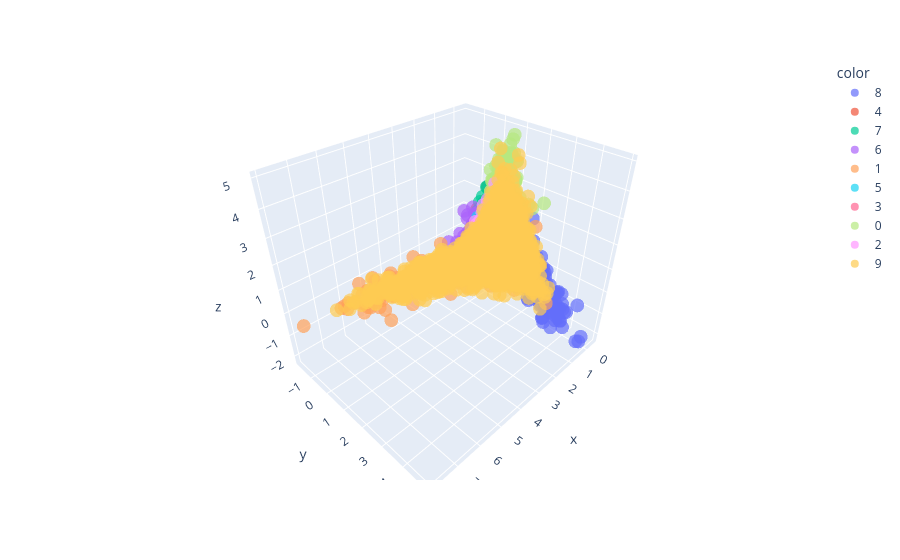

Notebook source saved alongside this figure:
### Code cell
test_cifar9_features_p_with_target_p = np.vstack((test_cifar9_features_p, train_target_p))
test_cifar9_gt_preds_with_target = np.concatenate((test_cifar9_gt_preds, train_target_gt_preds))

print(f"Проецирование всех test данных c target классом ({target}):")
plot_embedding_3d(test_cifar9_features_p_with_target_p, test_cifar9_gt_preds_with_target.astype(str))

### Figure 1 — Plotly figure (JSON) as saved in the notebook; plotly's stock layout.template omitted (floating-point values rounded to 4 significant figures; data arrays with more than 128 entries replaced by an {"elided": "..."} marker saying what was removed)
{"data": [{"hovertemplate": "color=8<br>x=%{x}<br>y=%{y}<br>z=%{z}<extra></extra>", "legendgroup": "8", "marker": {"color": "#636efa", "opacity": 0.7, "symbol": "circle"}, "mode": "markers", "name": "8", "scene": "scene", "showlegend": true, "type": "scatter3d", "x": {"elided": "267 float values"}, "y": {"elided": "267 float values"}, "z": {"elided": "267 float values"}}, {"hovertemplate": "color=4<br>x=%{x}<br>y=%{y}<br>z=%{z}<extra></extra>", "legendgroup": "4", "marker": {"color": "#EF553B", "opacity": 0.7, "symbol": "circle"}, "mode": "markers", "name": "4", "scene": "scene", "showlegend": true, "type": "scatter3d", "x": {"elided": "273 float values"}, "y": {"elided": "273 float values"}, "z": {"elided": "273 float values"}}, {"hovertemplate": "color=7<br>x=%{x}<br>y=%{y}<br>z=%{z}<extra></extra>", "legendgroup": "7", "marker": {"color": "#00cc96", "opacity": 0.7, "symbol": "circle"}, "mode": "markers", "name": "7", "scene": "scene", "showlegend": true, "type": "scatter3d", "x": {"elided": "242 float values"}, "y": {"elided": "242 float values"}, "z": {"elided": "242 float values"}}, {"hovertemplate": "color=6<br>x=%{x}<br>y=%{y}<br>z=%{z}<extra></extra>", "legendgroup": "6", "marker": {"color": "#ab63fa", "opacity": 0.7, "symbol": "circle"}, "mode": "markers", "name": "6", "scene": "scene", "showlegend": true, "type": "scatter3d", "x": {"elided": "243 float values"}, "y": {"elided": "243 float values"}, "z": {"elided": "243 float values"}}, {"hovertemplate": "color=1<br>x=%{x}<br>y=%{y}<br>z=%{z}<extra></extra>", "legendgroup": "1", "marker": {"color": "#FFA15A", "opacity": 0.7, "symbol": "circle"}, "mode": "markers", "name": "1", "scene": "scene", "showlegend": true, "type": "scatter3d", "x": {"elided": "237 float values"}, "y": {"elided": "237 float values"}, "z": {"elided": "237 float values"}}, {"hovertemplate": "color=5<br>x=%{x}<br>y=%{y}<br>z=%{z}<extra></extra>", "legendgroup": "5", "marker": {"color": "#19d3f3", "opacity": 0.7, "symbol": "circle"}, "mode": "markers", "name": "5", "scene": "scene", "showlegend": true, "type": "scatter3d", "x": {"elided": "248 float values"}, "y": {"elided": "248 float values"}, "z": {"elided": "248 float values"}}, {"hovertemplate": "color=3<br>x=%{x}<br>y=%{y}<br>z=%{z}<extra></extra>", "legendgroup": "3", "marker": {"color": "#FF6692", "opacity": 0.7, "symbol": "circle"}, "mode": "markers", "name": "3", "scene": "scene", "showlegend": true, "type": "scatter3d", "x": {"elided": "257 float values"}, "y": {"elided": "257 float values"}, "z": {"elided": "257 float values"}}, {"hovertemplate": "color=0<br>x=%{x}<br>y=%{y}<br>z=%{z}<extra></extra>", "legendgroup": "0", "marker": {"color": "#B6E880", "opacity": 0.7, "symbol": "circle"}, "mode": "markers", "name": "0", "scene": "scene", "showlegend": true, "type": "scatter3d", "x": {"elided": "234 float values"}, "y": {"elided": "234 float values"}, "z": {"elided": "234 float values"}}, {"hovertemplate": "color=2<br>x=%{x}<br>y=%{y}<br>z=%{z}<extra></extra>", "legendgroup": "2", "marker": {"color": "#FF97FF", "opacity": 0.7, "symbol": "circle"}, "mode": "markers", "name": "2", "scene": "scene", "showlegend": true, "type": "scatter3d", "x": {"elided": "249 float values"}, "y": {"elided": "249 float values"}, "z": {"elided": "249 float values"}}, {"hovertemplate": "color=9<br>x=%{x}<br>y=%{y}<br>z=%{z}<extra></extra>", "legendgroup": "9", "marker": {"color": "#FECB52", "opacity": 0.7, "symbol": "circle"}, "mode": "markers", "name": "9", "scene": "scene", "showlegend": true, "type": "scatter3d", "x": {"elided": "4250 float values"}, "y": {"elided": "4250 float values"}, "z": {"elided": "4250 float values"}}], "layout": {"legend": {"title": {"text": "color"}, "tracegroupgap": 0}, "margin": {"t": 60}, "scene": {"domain": {"x": [0, 1], "y": [0, 1]}, "xaxis": {"title": {"text": "x"}}, "yaxis": {"title": {"text": "y"}}, "zaxis": {"title": {"text": "z"}}}}}
